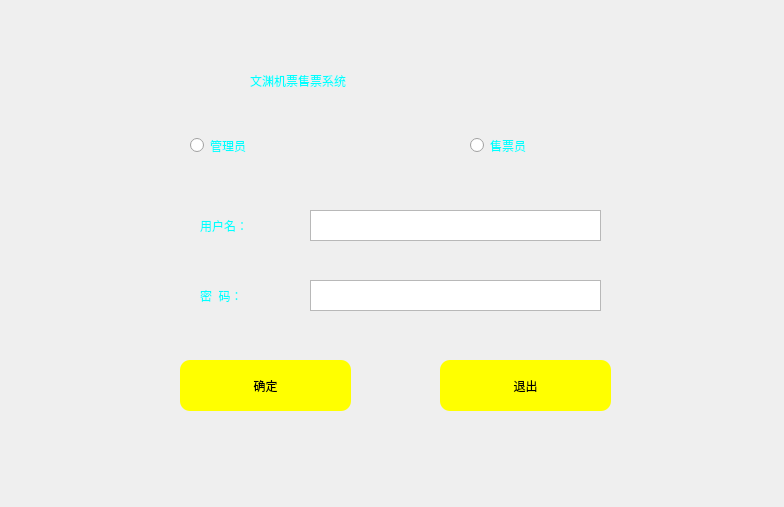
<?xml version="1.0" encoding="UTF-8"?>
<ui version="4.0">
 <class>Form</class>
 <widget class="QWidget" name="Form">
  <property name="geometry">
   <rect>
    <x>0</x>
    <y>0</y>
    <width>784</width>
    <height>507</height>
   </rect>
  </property>
  <property name="windowTitle">
   <string>Form</string>
  </property>
  <property name="styleSheet">
   <string notr="true">#Form{border-image: url(:/bg_LoginUI.jpg);}</string>
  </property>
  <widget class="QRadioButton" name="ifmanager">
   <property name="geometry">
    <rect>
     <x>190</x>
     <y>130</y>
     <width>131</width>
     <height>31</height>
    </rect>
   </property>
   <property name="styleSheet">
    <string notr="true">font: 14pt &quot;楷体&quot;;
color: rgb(0, 255, 255);</string>
   </property>
   <property name="text">
    <string>管理员</string>
   </property>
  </widget>
  <widget class="QRadioButton" name="ifconductor">
   <property name="geometry">
    <rect>
     <x>470</x>
     <y>130</y>
     <width>131</width>
     <height>31</height>
    </rect>
   </property>
   <property name="styleSheet">
    <string notr="true">font: 14pt &quot;楷体&quot;;
color: rgb(0, 255, 255);</string>
   </property>
   <property name="text">
    <string>售票员</string>
   </property>
  </widget>
  <widget class="QLabel" name="label">
   <property name="geometry">
    <rect>
     <x>250</x>
     <y>50</y>
     <width>351</width>
     <height>61</height>
    </rect>
   </property>
   <property name="styleSheet">
    <string notr="true">font: 20pt &quot;楷体&quot;;
color: rgb(0, 255, 255);</string>
   </property>
   <property name="text">
    <string>文渊机票售票系统</string>
   </property>
  </widget>
  <widget class="QTextEdit" name="nametext">
   <property name="geometry">
    <rect>
     <x>310</x>
     <y>210</y>
     <width>291</width>
     <height>31</height>
    </rect>
   </property>
  </widget>
  <widget class="QTextEdit" name="passwordtext">
   <property name="geometry">
    <rect>
     <x>310</x>
     <y>280</y>
     <width>291</width>
     <height>31</height>
    </rect>
   </property>
  </widget>
  <widget class="QLabel" name="label_2">
   <property name="geometry">
    <rect>
     <x>200</x>
     <y>210</y>
     <width>91</width>
     <height>31</height>
    </rect>
   </property>
   <property name="styleSheet">
    <string notr="true">font: 15pt &quot;楷体&quot;;
color: rgb(0, 255, 255);</string>
   </property>
   <property name="text">
    <string>用户名：</string>
   </property>
  </widget>
  <widget class="QLabel" name="label_3">
   <property name="geometry">
    <rect>
     <x>200</x>
     <y>280</y>
     <width>91</width>
     <height>31</height>
    </rect>
   </property>
   <property name="styleSheet">
    <string notr="true">font: 15pt &quot;楷体&quot;;
color: rgb(0, 255, 255);</string>
   </property>
   <property name="text">
    <string>密  码：</string>
   </property>
  </widget>
  <widget class="QPushButton" name="ok">
   <property name="geometry">
    <rect>
     <x>180</x>
     <y>360</y>
     <width>171</width>
     <height>51</height>
    </rect>
   </property>
   <property name="styleSheet">
    <string notr="true">QPushButton{
border-style:outset;
font: 14pt &quot;楷体&quot;;
background-color: rgb(255, 255, 0);
border-radius:10px;
}
QPushButton:pressed{
border-style:inset;
border-radius:10px;
background-color:rgb(255, 255, 255);
font: 14pt &quot;楷体&quot;;
}</string>
   </property>
   <property name="text">
    <string>确定</string>
   </property>
  </widget>
  <widget class="QPushButton" name="cancel">
   <property name="geometry">
    <rect>
     <x>440</x>
     <y>360</y>
     <width>171</width>
     <height>51</height>
    </rect>
   </property>
   <property name="styleSheet">
    <string notr="true">QPushButton{
border-style:outset;
font: 14pt &quot;楷体&quot;;
background-color: rgb(255, 255, 0);
border-radius:10px;
}
QPushButton:pressed{
border-style:inset;
border-radius:10px;
background-color:rgb(255, 255, 255);
font: 14pt &quot;楷体&quot;;
}</string>
   </property>
   <property name="text">
    <string>退出</string>
   </property>
  </widget>
 </widget>
 <resources/>
 <connections>
  <connection>
   <sender>ok</sender>
   <signal>clicked()</signal>
   <receiver>Form</receiver>
   <slot>accept()</slot>
   <hints>
    <hint type="sourcelabel">
     <x>538</x>
     <y>306</y>
    </hint>
    <hint type="destinationlabel">
     <x>462</x>
     <y>292</y>
    </hint>
   </hints>
  </connection>
  <connection>
   <sender>cancel</sender>
   <signal>clicked()</signal>
   <receiver>Form</receiver>
   <slot>exec()</slot>
   <hints>
    <hint type="sourcelabel">
     <x>545</x>
     <y>347</y>
    </hint>
    <hint type="destinationlabel">
     <x>448</x>
     <y>352</y>
    </hint>
   </hints>
  </connection>
 </connections>
 <slots>
  <slot>accept()</slot>
  <slot>exec()</slot>
 </slots>
</ui>
